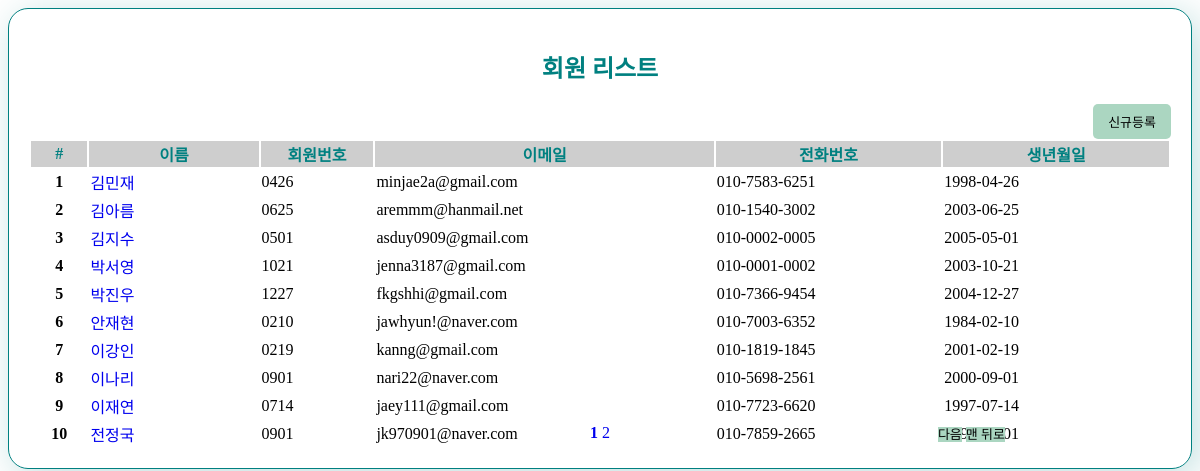
/board/, run on the app's committed database.
### board/models.py (models this page shows)
class Board(models.Model):
    name = models.CharField(max_length=200)
    no = models.CharField(max_length=200, default='0000')
    email = models.CharField(max_length=200, default='example@example.com')
    tel = models.CharField(max_length=200, default='000-0000-0000')
    birth = models.CharField(max_length=100, default='0000-00-00')

### board/views.py (the view)
# urls.py: path('',  index , name='list'),
def index(request):
    all_boards = Board.objects.all().order_by("name") # 모든 데이터 조회, 내림차순(-표시) 조회
    paginator = Paginator(all_boards, 10)
    page = int(request.GET.get('page', 1))
    board_list = paginator.get_page(page)
    return render(request, 'board/board_paginated.html', {'title':'회원 리스트', 'board_list':board_list})

### templates/board/board_paginated.html (shortened to what this page needs)
<!DOCTYPE html>
<html lang="en">
<head>
</head>
<body>
<div class="content">
    <div class="header">
        <h2>{{ title }}</h2>
    </div>
    <div style="text-align:right">
        <button class="new-registration-button" onclick="window.location.href='{% url 'board:create' %}'">신규등록</button>
    </div>
    <div style="height:280px;">
        <table class="board">
            <thead>
            <tr class="header">
                <th style="width:5%;">#</th>
                <th style="width:15%">이름</th>
                <th style="width:10%">회원번호</th>
                <th style="width:30%">이메일</th>
                <th style="width:20%">전화번호</th>
                <th style="width:20%">생년월일</th>
            </tr>
            </thead>
            <tbody>
            {% for board in board_list %}
            <tr>
                <th scope="row">{{ forloop.counter }}</th>
                <td><a href="/board/{{ board.id }}/">{{ board.name }}</a></td>
                <td>{{ board.no }}</td>
                <td>{{ board.email }}</td>
                <td>{{ board.tel }}</td>
                <td>{{ board.birth }}</td>
            </tr>
            {% endfor %}
            </tbody>
            {% if board_list %}
        </table>
        {% else %}
        <p>등록된 회원이 없습니다.</p>
        {% endif %}
    </div>
    <div style="text-align:center">
        <div class="pagination">
            <div style="width:35%; margin: 5px;">
            </div>
            <div style="width:30%; margin: 5px;">
                {% for page in board_list.paginator.page_range %}
                {% if page >= board_list.number|add:-2 and page <= board_list.number|add:2 %}
                <span class="{% if page == board_list.number %}current{% endif %}">
                        <a href="?page={{ page }}">{{ page}}</a>
                    </span>
                {% elif page >= board_list.number|add:-3 and page <= board_list.number|add:3 %}
                ..
                {% endif %}
                {% endfor %}
            </div>
            <div style="width:35%; margin: 5px;">
                {% if board_list.has_next %}
                <a class="abutton" href="?page={{ board_list.next_page_number }}">다음</a>
                <a class="abutton" href="?page={{ board_list.paginator.num_pages }}">맨 뒤로</a>
                {% endif %}
            </div>
        </div>
    </div>
</div>
</body>
</html>

### templates/board/board_paginated.html (style rules this page uses)
body { background: #FFFFFF; border: 1px solid #008080; box-shadow: 7px 7px 39px rgba(0, 128, 128, 0.25); border-radius: 20px; }
thead { background-color: #cecece; }
.content { max-width: full; margin: auto; padding: 20px; }
.header { text-align: center; color: #008080; }
.board { width: 100% }
.pagination { display: flex; }
.current { font-weight: bold; }
a { text-decoration: none; text-align: center; }
.abutton { background-color: #abd6c1; color: #000000; font-size: small; }
.new-registration-button { background-color: #abd6c1; color: #000000; font-size: small; padding: 8px 15px; border: none; border-radius: 5px; cursor: pointer; }

### data on the page
Board: name "김민재", no "0426", email "minjae2a@gmail.com", tel "010-7583-6251", birth "1998-04-26"
Board: name "김아름", no "0625", email "aremmm@hanmail.net", tel "010-1540-3002", birth "2003-06-25"
Board: name "김지수", no "0501", email "asduy0909@gmail.com", tel "010-0002-0005", birth "2005-05-01"
Board: name "박서영", no "1021", email "jenna3187@gmail.com", tel "010-0001-0002", birth "2003-10-21"
Board: name "박진우", no "1227", email "fkgshhi@gmail.com", tel "010-7366-9454", birth "2004-12-27"
Board: name "안재현", no "0210", email "jawhyun!@naver.com", tel "010-7003-6352", birth "1984-02-10"
Board: name "이강인", no "0219", email "kanng@gmail.com", tel "010-1819-1845", birth "2001-02-19"
Board: name "이나리", no "0901", email "nari22@naver.com", tel "010-5698-2561", birth "2000-09-01"
Board: name "이재연", no "0714", email "jaey111@gmail.com", tel "010-7723-6620", birth "1997-07-14"
Board: name "전정국", no "0901", email "jk970901@naver.com", tel "010-7859-2665"

### other printed values
{{ title }} "회원 리스트"
{{ page }} "1" "2"
